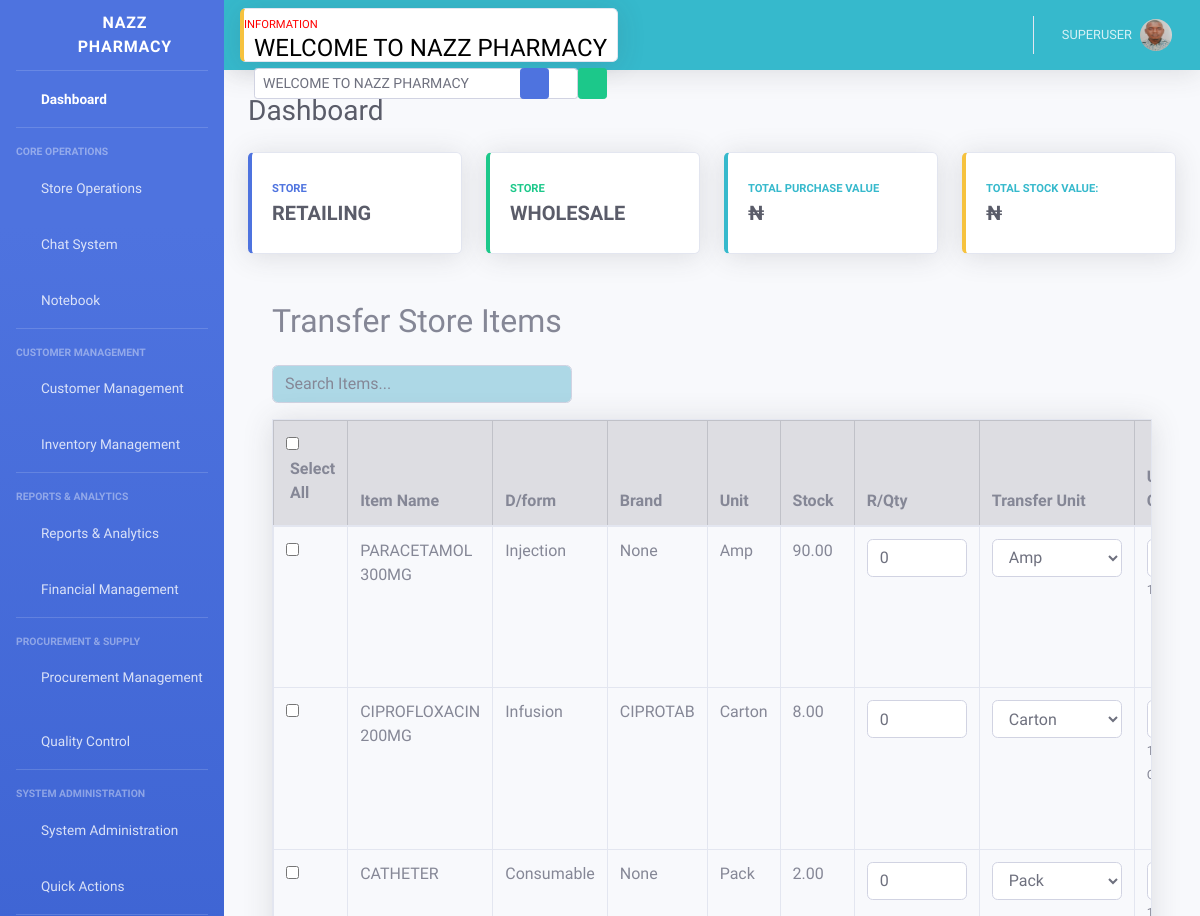
The app's page /transfer/multiple/ (signed in, upper part), older data.
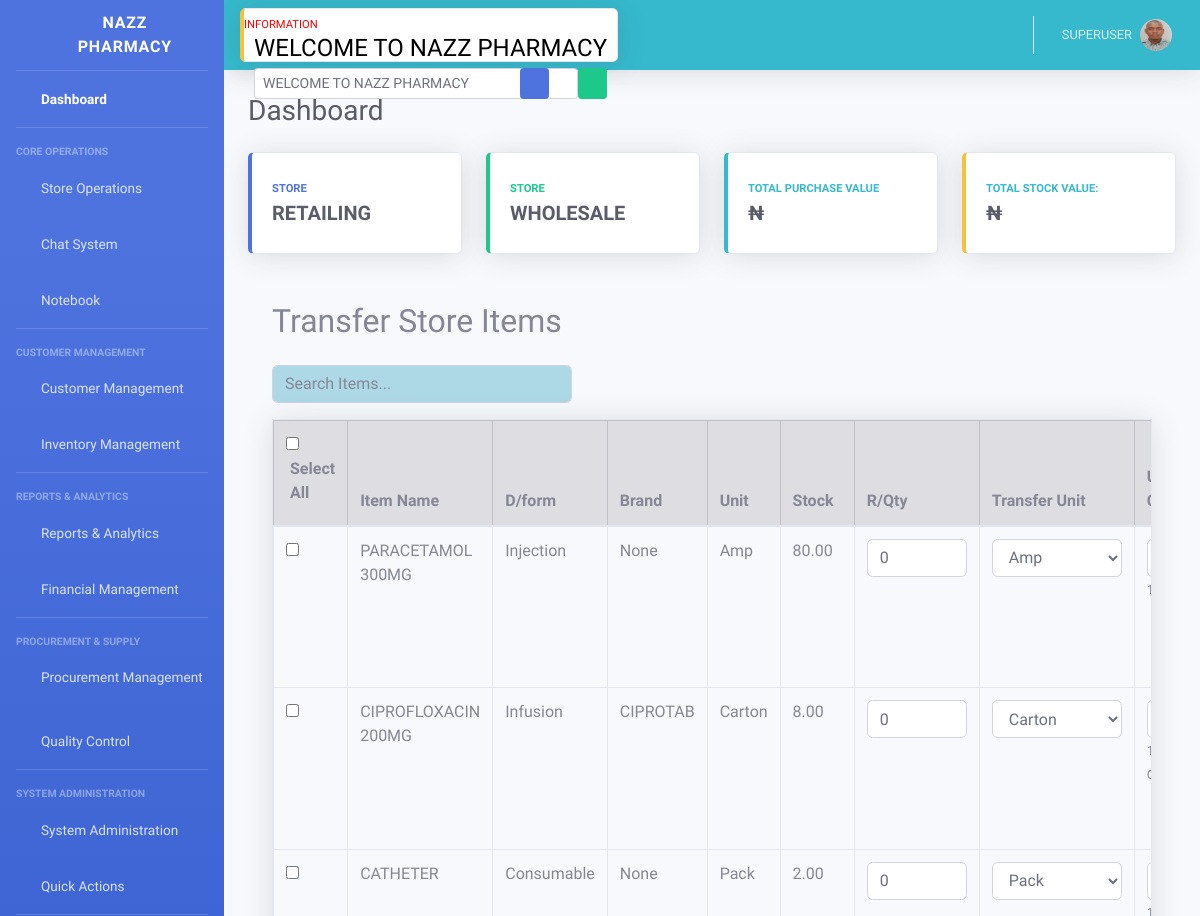
The same page, newer data.
### store/models.py (models this page shows, shortened)
class StoreItem(models.Model):
    name = models.CharField(max_length=255)
    brand = models.CharField(max_length=255, null=True, blank=True, default='None')
    dosage_form = models.CharField(max_length=255, default='dosage_form')  # Removed choices to allow any value
    unit = models.CharField(max_length=100)  # Removed choices to allow any value
    stock = models.DecimalField(max_digits=10, decimal_places=2, default=0)
    cost_price = models.DecimalField(max_digits=10, decimal_places=2)
    subtotal = models.DecimalField(max_digits=10, decimal_places=2, editable=False, default=0)
    expiry_date = models.DateField(null=True, blank=True)
    date = models.DateField(default=datetime.now)
    supplier = models.ForeignKey(Supplier, on_delete=models.CASCADE, null=True, blank=True)

### store/views.py (the view, shortened to what this page needs)
# urls.py: path("transfer/multiple/", views.transfer_multiple_store_items, name="transfer_multiple_store_items"),
@login_required
def transfer_multiple_store_items(request):
    if request.user.is_authenticated:
        if request.method == "GET":
            search_query = request.GET.get("search", "").strip()
            if search_query:
                store_items = StoreItem.objects.filter(name__icontains=search_query)
            else:
                store_items = StoreItem.objects.all()
            if not store_items.exists():
                messages.info(request, "No items found in the store. Please add items to the store through procurement or direct entry first.")
            unit_choices = UNIT
            if request.headers.get("HX-Request") and "search" in request.GET:
                return render(request, "partials/_store_items_table.html", {
                    "store_items": store_items,
                    "unit_choices": unit_choices
                })
            return render(request, "store/transfer_multiple_store_items.html", {
                "store_items": store_items,
                "unit_choices": unit_choices
            })
        return JsonResponse({"success": False, "message": "Invalid request method."}, status=400)
    else:
        return redirect('store:index')

### store/context_processors.py (called while the page is built)
def marquee_context(request):
    return {
        'marquee_text': cache.get('marquee_text', 'WELCOME TO NAZZ PHARMACY')
    }

### userauth/models.py (called while the page is built)
    def get_permissions(self):
        if not hasattr(self, 'profile') or not self.profile.user_type:
            return []
        role_permissions = set(USER_PERMISSIONS.get(self.profile.user_type, []))
        for custom_perm in self.custom_permissions.all():
            if custom_perm.granted:
                role_permissions.add(custom_perm.permission)
            else:
                role_permissions.discard(custom_perm.permission)
        return list(role_permissions)

    @classmethod
    def log_activity(cls, user, action, action_type='OTHER', target_model=None, target_id=None,
                    ip_address=None, user_agent=None):
        return cls.objects.create(
            user=user,
            action=action,
            action_type=action_type,
            target_model=target_model,
            target_id=target_id,
            ip_address=ip_address,
            user_agent=user_agent
        )

### userauth/permissions.py (called while the page is built)
def is_admin(user):
    return user.is_authenticated and hasattr(user, 'profile') and user.profile and user.profile.user_type == 'Admin'

### templates/store/transfer_multiple_store_items.html (shortened to what this page needs)
{% extends "partials/base.html" %}
{% block content %}
<div class="container mt-4" id="transfer-messages">
  <div class="d-flex justify-content-between align-items-center mb-3">
    <h2>Transfer Store Items</h2>
  </div>
  <div class="mb-3">
    <input type="text" name="search" id="search" style="width: 300px; background-color: lightblue;" class="form-control" placeholder="Search Items..."
           hx-get="{% url 'store:transfer_multiple_store_items' %}"
           hx-target="#store-items"
           hx-trigger="keyup changed delay:500ms">
  </div>
  <form id="transfer-form" method="post"
        hx-post="{% url 'store:transfer_multiple_store_items' %}"
        hx-target="#transfer-messages"
        hx-swap="outerHTML">
    <table class="table table-bordered shadow table-hover table-responsive">
      <thead class="table-secondary">
        <tr>
          <th>
            <input type="checkbox" id="select-all-checkbox" title="Select All">
            <label for="select-all-checkbox" class="ml-1">Select All</label>
          </th>
          <th>Item Name</th>
          <th>D/form</th>
          <th>Brand</th>
          <th>Unit</th>
          <th>Stock</th>
          <th>R/Qty</th>
          <th>Transfer Unit</th>
          <th>Unit Conversion</th>
        </tr>
      </thead>
      <tbody id="store-items">
        {% for item in store_items %}
        <tr id="store-item-{{ item.id }}">
          <td>
            <input type="checkbox" name="select_{{ item.id }}">
          </td>
          <td>{{ item.name|upper }}</td>
          <td>{{ item.dosage_form }}</td>
          <td>{{ item.brand }}</td>
          <td>{{ item.unit }}</td>
          <td>{{ item.stock }}</td>
          <td>
            <input type="number" name="quantity_{{ item.id }}" style="width:100px;" class="form-control" min="0" value="0" step="0.5">
          </td>
          <td>
            <select name="transfer_unit_{{ item.id }}" style="width:130px;" class="form-control unit-select" data-item-id="{{ item.id }}">
              <option value="{{ item.unit }}" selected>{{ item.unit }}</option>
            </select>
          </td>
          <td>
            <input type="number" name="unit_conversion_{{ item.id }}" style="width:100px;" class="form-control unit-conversion" min="1" value="1" step="0.01">
            <small class="text-muted conversion-label">1 {{ item.unit }} = <span class="conversion-value">1</span> <span class="target-unit">{{ item.unit }}</span></small>
          </td>
        </tr>
        {% endfor %}
      </tbody>
    </table>
  </form>
</div>
{% endblock %}

Row changes from the older to the newer data that the page shows:
changed StoreItem "PARACETAMOL 300MG": stock "90.00" → "80.00"
